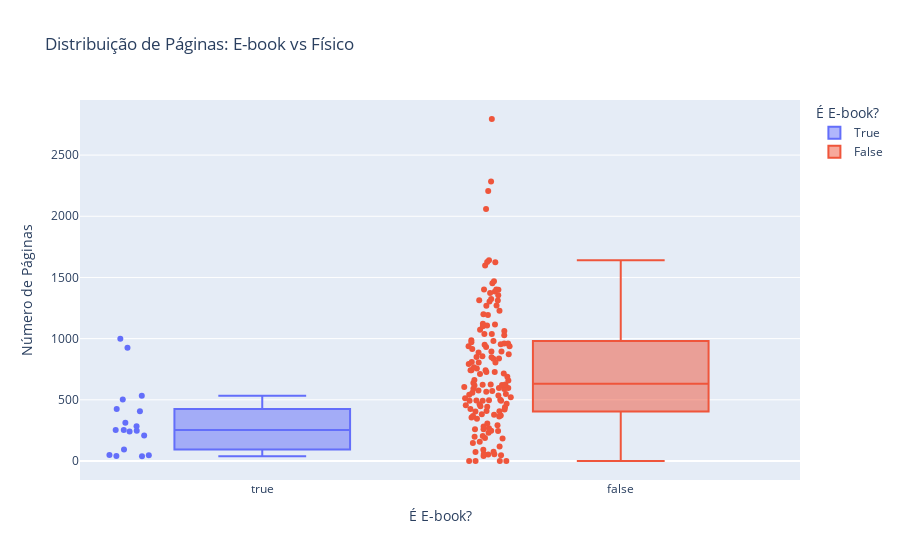

Notebook cell for this chart:
### Markdown cell above
## 6. Comparativo de Extensão por Formato (Box Plot)

Para aprofundar a compreensão sobre o catálogo, utilizamos um **Box Plot** para comparar a distribuição do número de páginas entre e-books e livros físicos. 

Esta visualização é valiosa pois nos permite observar:
* **Mediana:** O valor central de páginas para cada formato.
* **Dispersão:** Se um formato apresenta maior variação de tamanho que o outro.
* **Outliers:** Livros com número de páginas muito acima ou abaixo da média (representados pelos pontos individuais).

Este gráfico ajuda a validar se e-books tendem a ser obras mais curtas ou se mantêm a mesma densidade dos livros tradicionais.

### Code cell
fig_box = px.box(df, 
                 x='isEbook', 
                 y='pageCount', 
                 title='Distribuição de Páginas: E-book vs Físico',
                 labels={'isEbook': 'É E-book?', 'pageCount': 'Número de Páginas'},
                 color='isEbook',
                 points="all")
fig_box.show()

### Figure 1 — Plotly figure (JSON) as saved in the notebook; plotly's stock layout.template omitted (floating-point values rounded to 4 significant figures; data arrays with more than 128 entries replaced by an {"elided": "..."} marker saying what was removed)
{"data": [{"alignmentgroup": "True", "boxpoints": "all", "hovertemplate": "É E-book?=%{x}<br>Número de Páginas=%{y}<extra></extra>", "legendgroup": "True", "marker": {"color": "#636efa"}, "name": "True", "notched": false, "offsetgroup": "True", "orientation": "v", "showlegend": true, "type": "box", "x": [true, true, true, true, true, true, true, true, true, true, true, true, true, true, true, true, true, true], "x0": " ", "xaxis": "x", "y": [284, 1000, 926, 534, 407, 49, 425, 41, 208, 242, 253, 46, 38, 94, 313, 502, 247, 254], "y0": " ", "yaxis": "y"}, {"alignmentgroup": "True", "boxpoints": "all", "hovertemplate": "É E-book?=%{x}<br>Número de Páginas=%{y}<extra></extra>", "legendgroup": "False", "marker": {"color": "#EF553B"}, "name": "False", "notched": false, "offsetgroup": "False", "orientation": "v", "showlegend": true, "type": "box", "x": {"elided": "142 bool values"}, "x0": " ", "xaxis": "x", "y": {"elided": "142 int values"}, "y0": " ", "yaxis": "y"}], "layout": {"boxmode": "overlay", "legend": {"title": {"text": "É E-book?"}, "tracegroupgap": 0}, "title": {"text": "Distribuição de Páginas: E-book vs Físico"}, "xaxis": {"anchor": "y", "categoryarray": [true, false], "categoryorder": "array", "domain": [0, 1], "title": {"text": "É E-book?"}}, "yaxis": {"anchor": "x", "domain": [0, 1], "title": {"text": "Número de Páginas"}}}}
